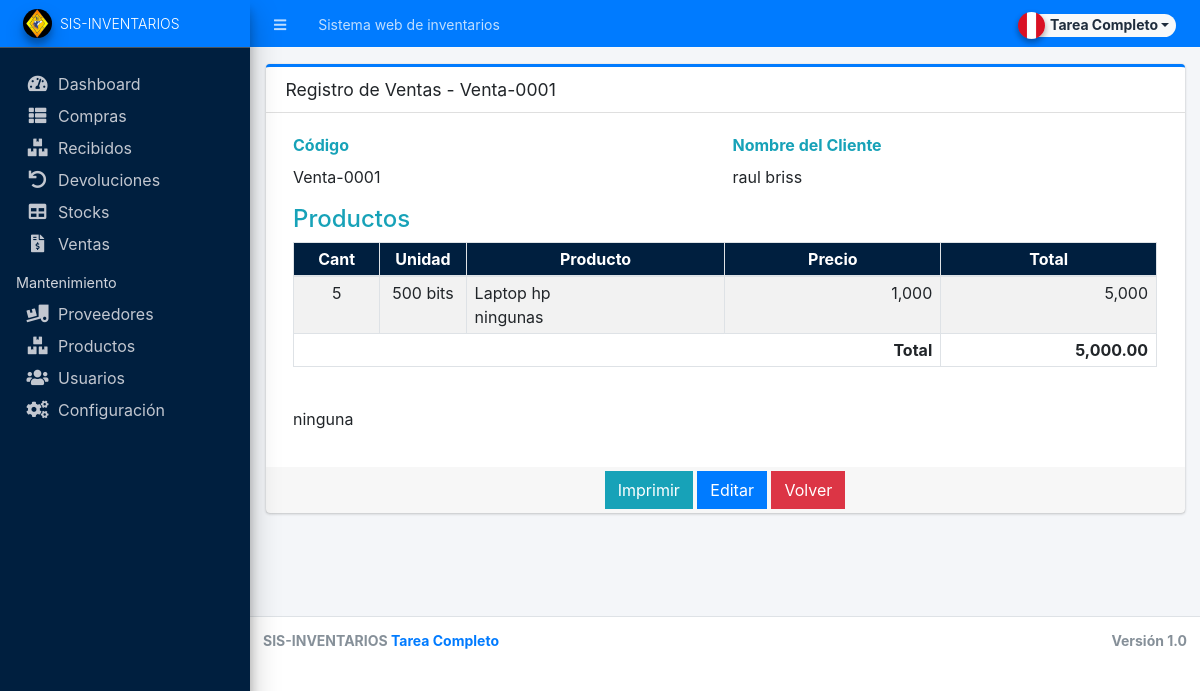
The page /admin?page=sales/view_sale&id=3 (signed in) on the database its author committed.
### tables this page shows
CREATE TABLE `stock_list` (
  `id` int(30) NOT NULL,
  `item_id` int(30) NOT NULL,
  `quantity` int(30) NOT NULL,
  `unit` varchar(250) DEFAULT NULL,
  `price` float NOT NULL DEFAULT 0,
  `total` float NOT NULL DEFAULT current_timestamp(),
  `type` tinyint(1) NOT NULL DEFAULT 1 COMMENT '1=IN , 2=OUT',
  `date_created` datetime NOT NULL DEFAULT current_timestamp()
);

CREATE TABLE `item_list` (
  `id` int(30) NOT NULL,
  `name` text NOT NULL,
  `description` text NOT NULL,
  `supplier_id` int(30) NOT NULL,
  `cost` float NOT NULL DEFAULT 0,
  `status` tinyint(1) NOT NULL DEFAULT 1,
  `date_created` datetime NOT NULL DEFAULT current_timestamp(),
  `date_updated` datetime NOT NULL DEFAULT current_timestamp() ON UPDATE current_timestamp()
);

### admin/sales/view_sale.php (the view, shortened to what this page needs)
<div class="card card-outline card-primary">
    <div class="card-header">
        <h4 class="card-title">Registro de Ventas - <?php echo $sales_code ?></h4>
    </div>
    <div class="card-body" id="print_out">
        <div class="container-fluid">
            <div class="row">
                <div class="col-md-6">
                    <label class="control-label text-info">Código</label>
                    <div><?php echo isset($sales_code) ? $sales_code : '' ?></div>
                </div>
                <div class="col-md-6">
                    <div class="form-group">
                        <label for="client" class="control-label text-info">Nombre del Cliente</label>
                        <div><?php echo isset($client) ? $client : '' ?></div>
                    </div>
                </div>
            </div>
            <h4 class="text-info">Productos</h4>
            <table class="table table-striped table-bordered" id="list">
                <colgroup>
                    <col width="10%">
                    <col width="10%">
                    <col width="30%">
                    <col width="25%">
                    <col width="25%">
                </colgroup>
                <thead>
                    <tr class="text-light bg-navy">
                        <th class="text-center py-1 px-2">Cant</th>
                        <th class="text-center py-1 px-2">Unidad</th>
                        <th class="text-center py-1 px-2">Producto</th>
                        <th class="text-center py-1 px-2">Precio</th>
                        <th class="text-center py-1 px-2">Total</th>
                    </tr>
                </thead>
                <tbody>
                    <?php
                    $qry = $conn->query("SELECT s.*,i.name,i.description FROM `stock_list` s inner join item_list i on s.item_id = i.id where s.id in ({$stock_ids})");
                    while ($row = $qry->fetch_assoc()) :
                    ?>
                        <tr>
                            <td class="py-1 px-2 text-center"><?php echo number_format($row['quantity']) ?></td>
                            <td class="py-1 px-2 text-center"><?php echo ($row['unit']) ?></td>
                            <td class="py-1 px-2">
                                <?php echo $row['name'] ?> <br>
                                <?php echo $row['description'] ?>
                            </td>
                            <td class="py-1 px-2 text-right"><?php echo number_format($row['price']) ?></td>
                            <td class="py-1 px-2 text-right"><?php echo number_format($row['total']) ?></td>
                        </tr>
                    <?php endwhile; ?>
                </tbody>
                <tfoot>
                    <tr>
                        <th class="text-right py-1 px-2" colspan="4">Total</th>
                        <th class="text-right py-1 px-2 grand-total"><?php echo isset($amount) ? number_format($amount, 2) : 0 ?></th>
                    </tr>
                </tfoot>
            </table>
            <div class="row">
                <div class="col-md-6">
                    <div class="form-group">
                        <p><?php echo isset($remarks) ? $remarks : '' ?></p>
                    </div>
                </div>
            </div>
        </div>
    </div>
    <div class="card-footer py-1 text-center">
        <button class="btn btn-flat btn-info" type="button" id="print">Imprimir</button>
        <a class="btn btn-flat btn-primary" href="<?php echo base_url . '/admin?page=sales/manage_sale&id=' . (isset($id) ? $id : '') ?>">Editar</a>
        <a class="btn btn-flat btn-danger" href="<?php echo base_url . '/admin?page=sales' ?>">Volver</a>
    </div>
</div>

### rows shown on the page
stock_list: quantity "5", unit "500 bits", item.name "Laptop hp", item.description "ningunas", price "1,000", total "5,000"

### other values the page prints
$_settings->info('name') "Sistema web de inventarios"
$_settings->info('short_name') "SIS-INVENTARIOS"
$sales_code "Venta-0001"
$client "raul briss"
$amount "5,000.00"
$remarks "ninguna"
